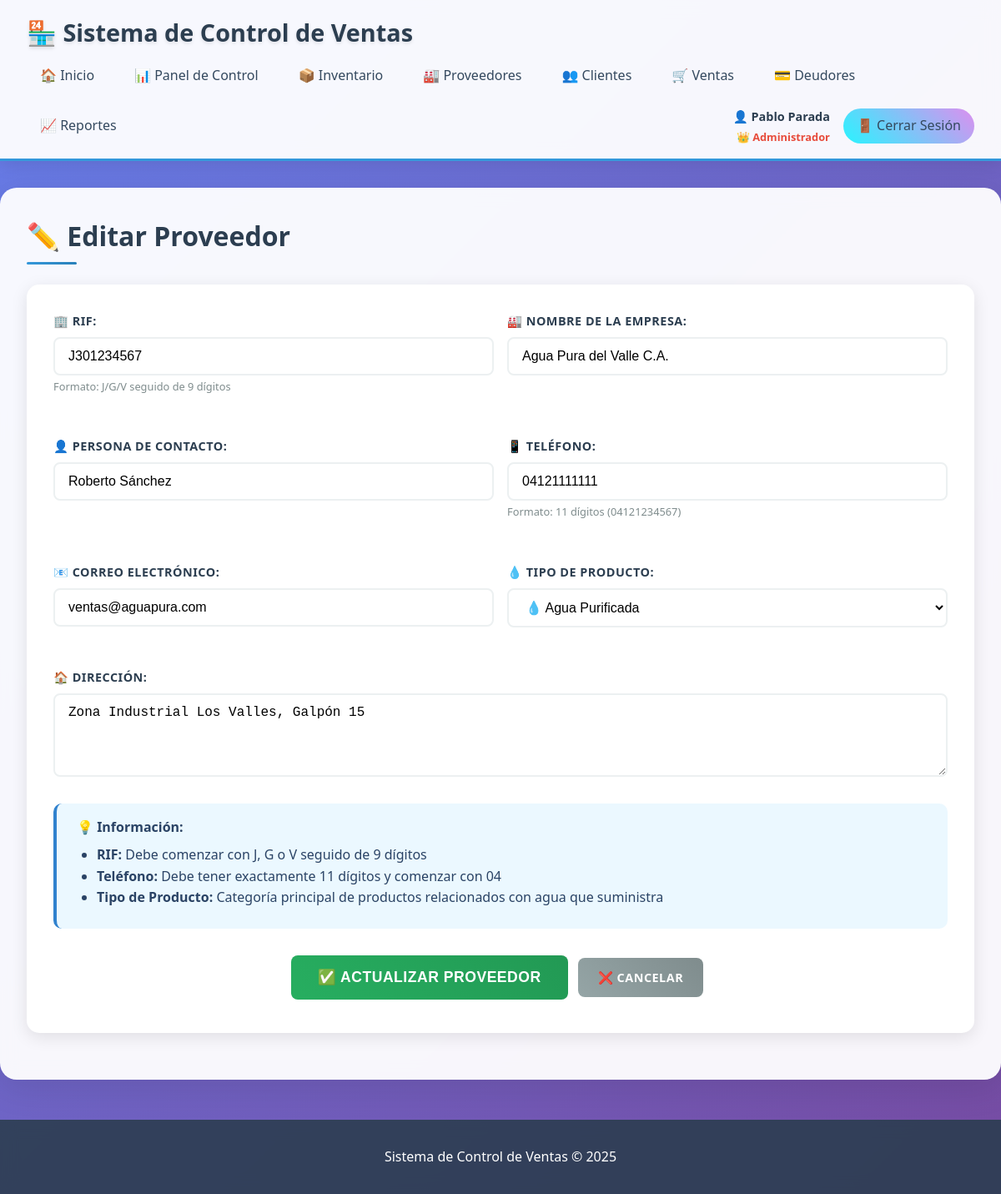
Screenshot of /index.php?action=proveedores&method=edit&id=1 (signed in) with the database file from the repository.
### tables this page shows
CREATE TABLE `proveedor` (
  `id_proveedor` int(11) NOT NULL AUTO_INCREMENT,
  `RIF` varchar(15) NOT NULL,
  `Nombre` varchar(100) NOT NULL,
  `Contacto` varchar(100) DEFAULT NULL,
  `Telefono` varchar(15) DEFAULT NULL,
  `Direccion` text DEFAULT NULL,
  `Correo` varchar(100) DEFAULT NULL,
  `Tipo_Producto` enum('Agua Purificada','Botellones','Dispensadores','Filtros','Químicos','Envases','Equipos','Otros') NOT NULL DEFAULT 'Agua Purificada',
  `Fecha_Registro` timestamp NOT NULL DEFAULT current_timestamp(),
  `Estado` enum('Activo','Inactivo') DEFAULT 'Activo',
  PRIMARY KEY (`id_proveedor`),
  UNIQUE KEY `RIF` (`RIF`),
  KEY `idx_rif` (`RIF`),
  KEY `idx_nombre` (`Nombre`),
  KEY `idx_tipo` (`Tipo_Producto`)
);

### controllers/ProveedorController.php (called while the page is built, shortened)
<?php
require_once 'models/ProveedorModel.php';
class ProveedorController {
    private $proveedorModel;
    public function __construct() {
        $database = new Database();
        $db = $database->getConnection();
        $this->proveedorModel = new ProveedorModel($db);
    }
    public function edit() {
        $id = $_GET['id'];
        $proveedor = $this->proveedorModel->getProveedor($id);
        require_once 'views/proveedores/edit.php';
    }
}
?>

### controllers/models/ProveedorModel.php (called while the page is built, shortened)
<?php
class ProveedorModel {
    private $conn;
    public function __construct($db) {
        $this->conn = $db;
    }
    public function getProveedor($id) {
        $query = "SELECT * FROM Proveedor WHERE id_proveedor = :id";
        $stmt = $this->conn->prepare($query);
        $stmt->bindParam(':id', $id);
        $stmt->execute();
        return $stmt->fetch(PDO::FETCH_ASSOC);
    }
}
?>

### views/proveedores/edit.php (the view, shortened to what this page needs)
<?php require_once 'views/layout/header.php'; ?>
<h2>✏️ Editar Proveedor</h2>
<div class="form-container">
    <form action="index.php?action=proveedores&method=edit&id=<?php echo $proveedor['id_proveedor']; ?>" method="post" id="proveedorEditForm">
        <div class="form-row">
            <div class="form-group">
                <label for="rif">🏢 RIF:</label>
                <input type="text" id="rif" name="rif" required
                       value="<?php echo htmlspecialchars($proveedor['RIF']); ?>"
                       placeholder="Ej: J123456789"
                       maxlength="10"
                       style="text-transform: uppercase;">
                <small style="color: #7f8c8d; font-size: 0.8rem;">
                    Formato: J/G/V seguido de 9 dígitos
                </small>
            </div>
            <div class="form-group">
                <label for="nombre">🏭 Nombre de la Empresa:</label>
                <input type="text" id="nombre" name="nombre" required
                       value="<?php echo htmlspecialchars($proveedor['Nombre']); ?>"
                       placeholder="Nombre de la empresa proveedora">
            </div>
        </div>
        <div class="form-row">
            <div class="form-group">
                <label for="contacto">👤 Persona de Contacto:</label>
                <input type="text" id="contacto" name="contacto"
                       value="<?php echo htmlspecialchars($proveedor['Contacto']); ?>"
                       placeholder="Nombre del contacto principal">
            </div>
            <div class="form-group">
                <label for="telefono">📱 Teléfono:</label>
                <input type="text" id="telefono" name="telefono"
                       value="<?php echo htmlspecialchars($proveedor['Telefono']); ?>"
                       placeholder="Ej: 04121234567"
                       maxlength="11">
                <small style="color: #7f8c8d; font-size: 0.8rem;">
                    Formato: 11 dígitos (04121234567)
                </small>
            </div>
        </div>
        <div class="form-row">
            <div class="form-group">
                <label for="correo">📧 Correo Electrónico:</label>
                <input type="email" id="correo" name="correo"
                       value="<?php echo htmlspecialchars($proveedor['Correo']); ?>"
                       placeholder="contacto@empresa.com">
            </div>
            <div class="form-group">
                <label for="tipo_producto">💧 Tipo de Producto:</label>
                <select id="tipo_producto" name="tipo_producto" required>
                    <option value="Agua Purificada" <?php echo ($proveedor['Tipo_Producto'] === 'Agua Purificada') ? 'selected' : ''; ?>>💧 Agua Purificada</option>
                </select>
            </div>
        </div>
        <div class="form-group">
            <label for="direccion">🏠 Dirección:</label>
            <textarea id="direccion" name="direccion"
                      placeholder="Dirección completa de la empresa"><?php echo htmlspecialchars($proveedor['Direccion']); ?></textarea>
        </div>
        <div class="alert alert-info">
            <strong>💡 Información:</strong>
            <ul style="margin: 0.5rem 0; padding-left: 1.5rem;">
                <li><strong>RIF:</strong> Debe comenzar con J, G o V seguido de 9 dígitos</li>
                <li><strong>Teléfono:</strong> Debe tener exactamente 11 dígitos y comenzar con 04</li>
                <li><strong>Tipo de Producto:</strong> Categoría principal de productos relacionados con agua que suministra</li>
            </ul>
        </div>
        <div style="text-align: center; margin-top: 2rem;">
            <button type="submit" class="btn btn-success" style="font-size: 1.1rem; padding: 1rem 2rem;">
                ✅ Actualizar Proveedor
            </button>
            <a href="index.php?action=proveedores&method=list" class="btn btn-secondary">
                ❌ Cancelar
            </a>
        </div>
    </form>
</div>
<?php require_once 'views/layout/footer.php'; ?>

### assets/css/style.css (style rules this page uses)
* { margin: 0; padding: 0; box-sizing: border-box; }
body { font-family: 'Segoe UI', Tahoma, Geneva, Verdana, sans-serif; line-height: 1.6; color: #2c3e50; background: linear-gradient(135deg, #667eea 0%, #764ba2 100%); min-height: 100vh; }
h2 { color: #2c3e50; margin-bottom: 1.5rem; font-size: 2rem; font-weight: 600; position: relative; padding-bottom: 0.5rem; }
h2::after { content: ''; position: absolute; bottom: 0; left: 0; width: 60px; height: 3px; background: linear-gradient(45deg, #3498db, #2980b9); border-radius: 2px; }
.form-container { background: white; padding: 2rem; border-radius: 15px; box-shadow: 0 5px 20px rgba(0, 0, 0, 0.1); margin: 1.5rem 0; }
.form-group { margin-bottom: 1.5rem; }
.form-row { display: grid; grid-template-columns: repeat(auto-fit, minmax(250px, 1fr)); gap: 1rem; margin-bottom: 1.5rem; }
label { display: block; margin-bottom: 0.5rem; color: #2c3e50; font-weight: 600; font-size: 0.9rem; text-transform: uppercase; letter-spacing: 0.5px; }
input, select, textarea { width: 100%; padding: 0.75rem 1rem; border: 2px solid #ecf0f1; border-radius: 8px; font-size: 1rem; transition: all 0.3s ease; background: white; }
textarea { resize: vertical; min-height: 100px; }
button, .btn { background: linear-gradient(45deg, #3498db, #2980b9); color: white; border: none; padding: 0.75rem 1.5rem; border-radius: 8px; cursor: pointer; text-decoration: none; display: inline-block; font-weight: 600; font-size: 0.9rem; text-transform: uppercase; letter-spacing: 0.5px; transition: all 0.3s ease; margin-right: 0.5rem; margin-bottom: 0.5rem; }
.btn-secondary { background: linear-gradient(45deg, #95a5a6, #7f8c8d); }
.btn-success { background: linear-gradient(45deg, #27ae60, #229954); }
.alert { padding: 1rem 1.5rem; border-radius: 10px; margin: 1rem 0; font-weight: 500; border-left: 4px solid; }
.info, .alert-info { background: #ebf8ff; color: #2a4365; border-color: #3182ce; }

### rows the page displays
proveedor: rif "J301234567", nombre "Agua Pura del Valle C.A.", contacto "Roberto Sánchez", telefono "04121111111", correo "ventas@aguapura.com", tipo_producto "💧 Agua Purificada", direccion "Zona Industrial Los Valles, Galpón 15"

### other values shown
$nombreCompleto "Pablo Parada"
$roleIcon "👑"
$_SESSION['rol_nombre'] "Administrador"
